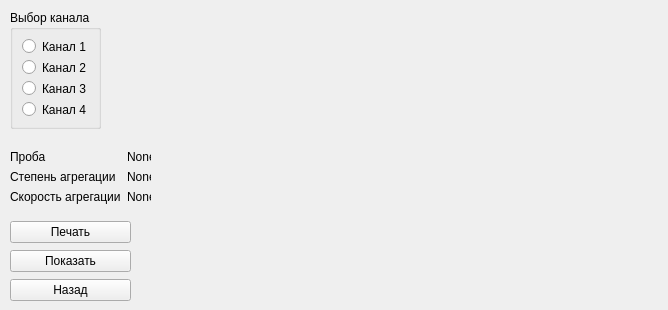
<?xml version="1.0" encoding="UTF-8"?>
<ui version="4.0">
 <class>ViewGraph</class>
 <widget class="QWidget" name="ViewGraph">
  <property name="geometry">
   <rect>
    <x>0</x>
    <y>0</y>
    <width>668</width>
    <height>310</height>
   </rect>
  </property>
  <property name="windowTitle">
   <string>Просмотрг графиков</string>
  </property>
  <widget class="QGroupBox" name="groupBox">
   <property name="geometry">
    <rect>
     <x>10</x>
     <y>10</y>
     <width>91</width>
     <height>119</height>
    </rect>
   </property>
   <property name="title">
    <string>Выбор канала</string>
   </property>
   <layout class="QVBoxLayout" name="verticalLayout_2">
    <item>
     <widget class="QRadioButton" name="radioButton">
      <property name="text">
       <string>Канал 1</string>
      </property>
     </widget>
    </item>
    <item>
     <widget class="QRadioButton" name="radioButton_2">
      <property name="text">
       <string>Канал 2</string>
      </property>
     </widget>
    </item>
    <item>
     <widget class="QRadioButton" name="radioButton_3">
      <property name="text">
       <string>Канал 3</string>
      </property>
     </widget>
    </item>
    <item>
     <widget class="QRadioButton" name="radioButton_4">
      <property name="text">
       <string>Канал 4</string>
      </property>
     </widget>
    </item>
   </layout>
  </widget>
  <widget class="QWidget" name="widget" native="true">
   <property name="geometry">
    <rect>
     <x>160</x>
     <y>10</y>
     <width>501</width>
     <height>291</height>
    </rect>
   </property>
  </widget>
  <widget class="QWidget" name="layoutWidget">
   <property name="geometry">
    <rect>
     <x>10</x>
     <y>220</y>
     <width>121</width>
     <height>83</height>
    </rect>
   </property>
   <layout class="QVBoxLayout" name="verticalLayout">
    <item>
     <widget class="QPushButton" name="pushButton">
      <property name="text">
       <string>Печать</string>
      </property>
     </widget>
    </item>
    <item>
     <widget class="QPushButton" name="pushButton_2">
      <property name="text">
       <string>Показать</string>
      </property>
     </widget>
    </item>
    <item>
     <widget class="QPushButton" name="pushButton_back">
      <property name="text">
       <string>Назад</string>
      </property>
     </widget>
    </item>
   </layout>
  </widget>
  <widget class="QWidget" name="formLayoutWidget">
   <property name="geometry">
    <rect>
     <x>10</x>
     <y>150</y>
     <width>141</width>
     <height>61</height>
    </rect>
   </property>
   <layout class="QFormLayout" name="formLayout">
    <item row="1" column="0">
     <widget class="QLabel" name="label_2">
      <property name="text">
       <string>Степень агрегации</string>
      </property>
     </widget>
    </item>
    <item row="0" column="0">
     <widget class="QLabel" name="label">
      <property name="text">
       <string>Проба</string>
      </property>
     </widget>
    </item>
    <item row="2" column="0">
     <widget class="QLabel" name="label_3">
      <property name="text">
       <string>Скорость агрегации</string>
      </property>
     </widget>
    </item>
    <item row="0" column="1">
     <widget class="QLabel" name="label_4">
      <property name="text">
       <string>None</string>
      </property>
     </widget>
    </item>
    <item row="1" column="1">
     <widget class="QLabel" name="label_5">
      <property name="text">
       <string>None</string>
      </property>
     </widget>
    </item>
    <item row="2" column="1">
     <widget class="QLabel" name="label_6">
      <property name="text">
       <string>None</string>
      </property>
     </widget>
    </item>
   </layout>
  </widget>
 </widget>
 <resources/>
 <connections/>
</ui>
